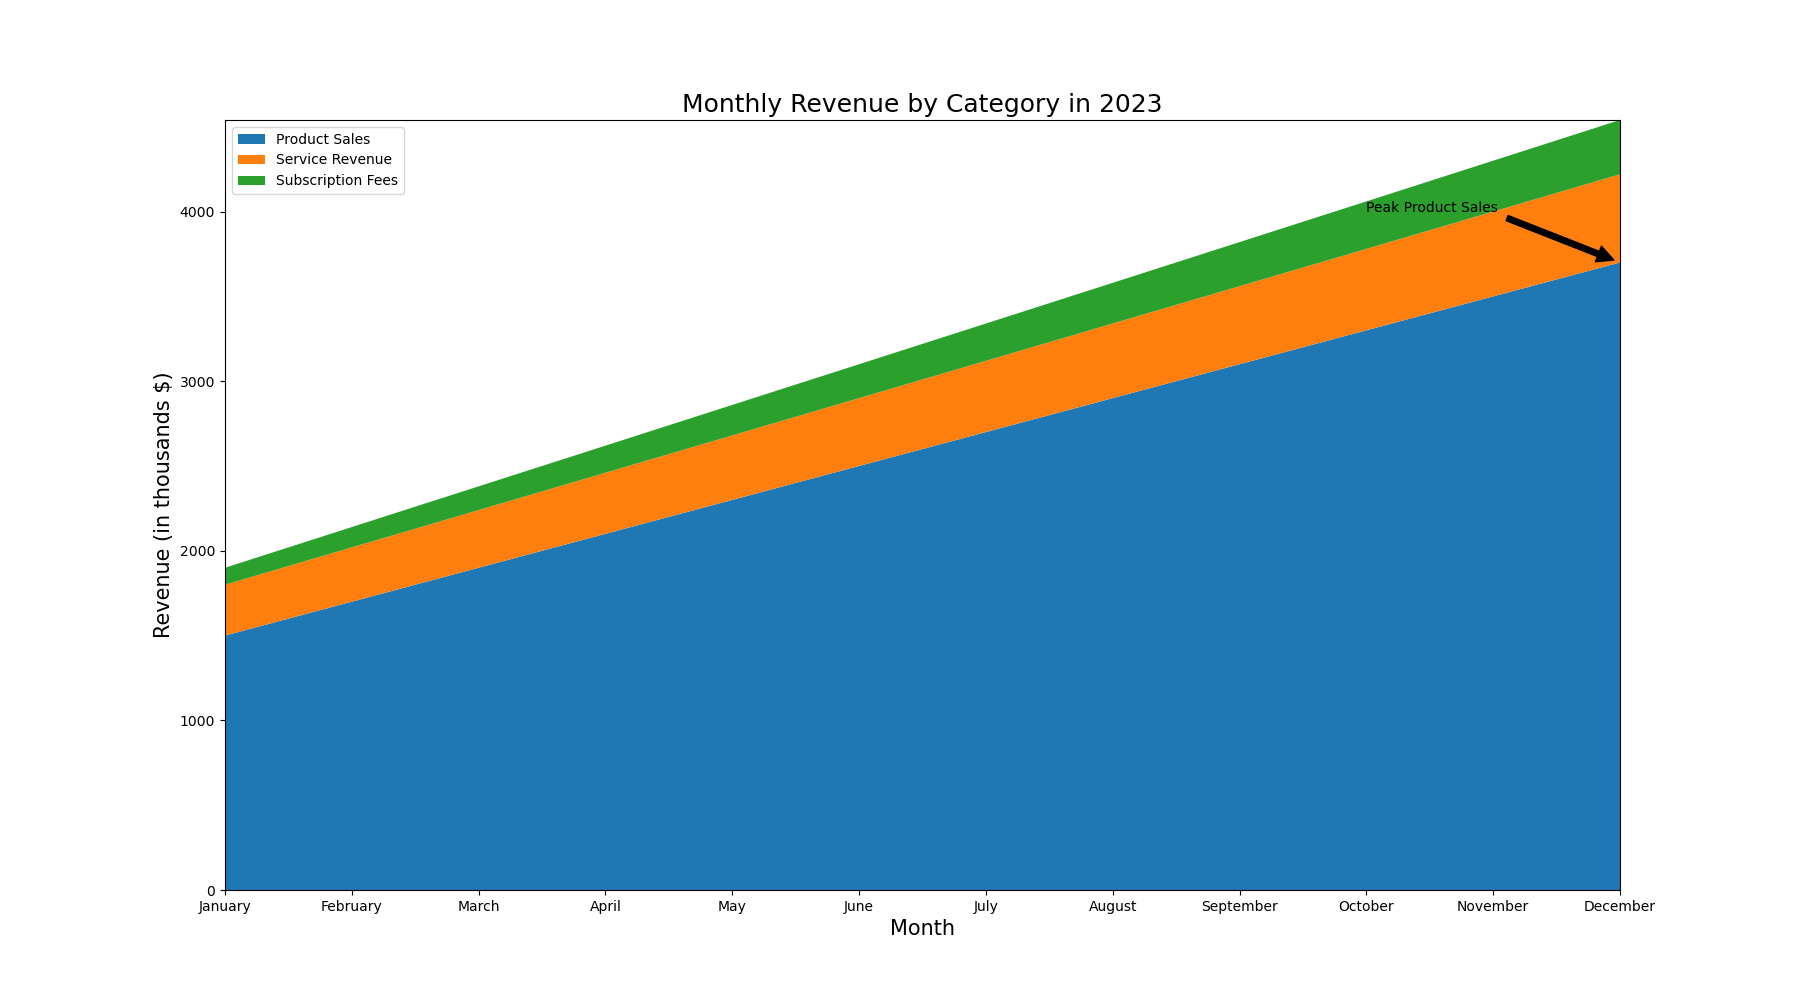

This chart was generated by the following Python code:

import matplotlib.pyplot as plt

months = ["January", "February", "March", "April", "May", "June", "July", "August", "September", "October", "November", "December"]
product_sales = [1500, 1700, 1900, 2100, 2300, 2500, 2700, 2900, 3100, 3300, 3500, 3700]
service_revenue = [300, 320, 340, 360, 380, 400, 420, 440, 460, 480, 500, 520]
subscription_fees = [100, 120, 140, 160, 180, 200, 220, 240, 260, 280, 300, 320]

fig, ax = plt.subplots(figsize=(18, 10))
ax.stackplot(months, product_sales, service_revenue, subscription_fees, colors=['#1f77b4', '#ff7f0e', '#2ca02c'])

ax.set_title('Monthly Revenue by Category in 2023', fontsize=18, loc='center')
ax.set_ylabel('Revenue (in thousands $)', fontsize=15)
ax.set_xlabel('Month', fontsize=15)
ax.margins(0, 0)

ax.annotate('Peak Product Sales', xy=('December', 3700), xytext=('October', 4000),
            arrowprops=dict(facecolor='black', shrink=0.05))

ax.legend(['Product Sales', 'Service Revenue', 'Subscription Fees'], loc='upper left')

plt.show()
